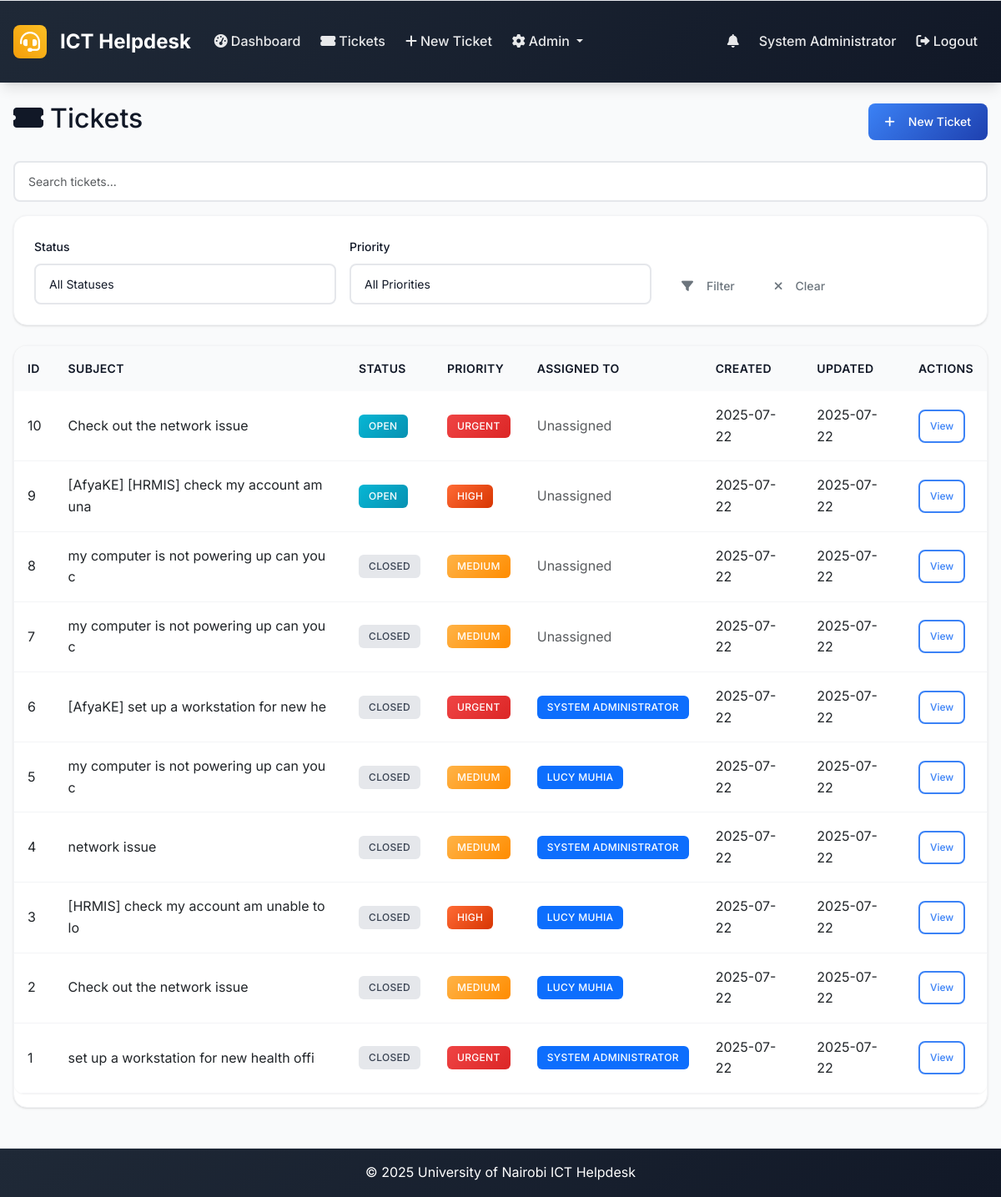
Page /tickets (signed in) on the earlier database version.
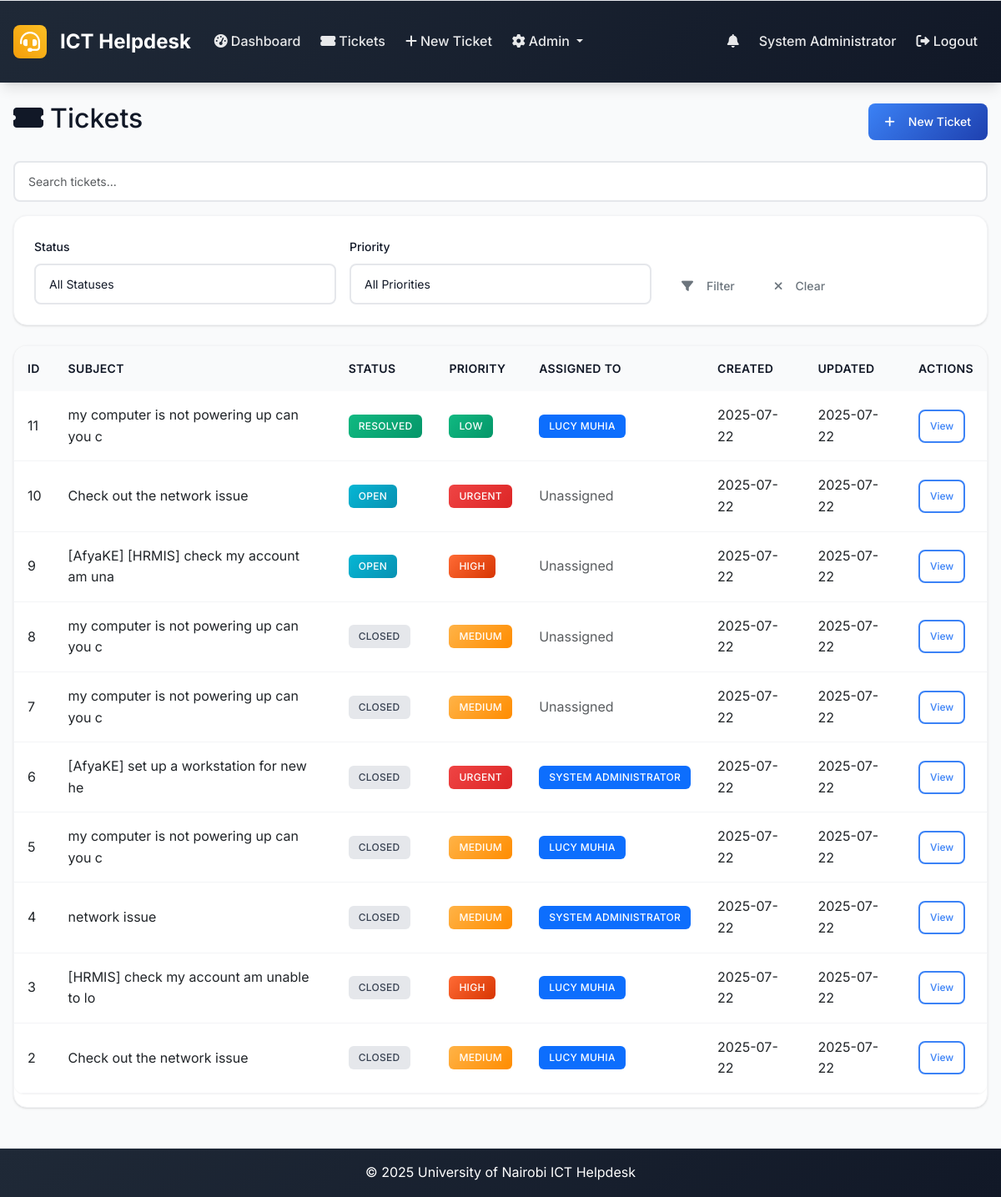
Same page on the later database version.
### models.py (models this page shows, shortened)
class User(UserMixin, db.Model):
    id = db.Column(db.Integer, primary_key=True)
    username = db.Column(db.String(64), unique=True, nullable=False)
    email = db.Column(db.String(120), unique=True, nullable=False)
    password_hash = db.Column(db.String(256), nullable=False)
    full_name = db.Column(db.String(100), nullable=False)
    role = db.Column(db.String(20), nullable=False, default='user')  # admin, intern, user
    created_at = db.Column(db.DateTime, default=datetime.utcnow)
    is_active = db.Column(db.Boolean, default=True)
    is_verified = db.Column(db.Boolean, default=False)
    verification_token = db.Column(db.String(128), nullable=True)
    tickets_created = db.relationship('Ticket', foreign_keys='Ticket.created_by_id', backref='creator', lazy='dynamic')
    assigned_tickets = db.relationship('Ticket', secondary='ticket_assignees', back_populates='assignees', lazy='selectin')
    comments = db.relationship('Comment', backref='author', lazy='dynamic')

class Ticket(db.Model):
    id = db.Column(db.Integer, primary_key=True)
    location = db.Column(db.String(200), nullable=False)
    description = db.Column(Text, nullable=False)
    status = db.Column(db.String(20), nullable=False, default='open')  # open, in_progress, resolved, closed
    priority = db.Column(db.String(20), nullable=False, default='medium')  # low, medium, high, urgent
    created_at = db.Column(db.DateTime, default=datetime.utcnow)
    updated_at = db.Column(db.DateTime, default=datetime.utcnow, onupdate=datetime.utcnow)
    closed_at = db.Column(db.DateTime)
    closed_by_id = db.Column(db.Integer, db.ForeignKey('user.id'), nullable=True)
    due_date = db.Column(db.DateTime, nullable=True)
    created_by_id = db.Column(db.Integer, db.ForeignKey('user.id'), nullable=True)
    category_id = db.Column(db.Integer, db.ForeignKey('category.id'))
    comments = db.relationship('Comment', backref='ticket', lazy='dynamic', cascade='all, delete-orphan')
    attachments = db.relationship('Attachment', backref='ticket', lazy='dynamic', cascade='all, delete-orphan')
    assignees = db.relationship('User', secondary=ticket_assignees, back_populates='assigned_tickets', lazy='selectin')
    closed_by = db.relationship('User', foreign_keys=[closed_by_id], backref='closed_tickets')

### routes.py (the view)
@app.route('/tickets')
@login_required
def tickets_list():
    page = request.args.get('page', 1, type=int)
    status_filter = request.args.get('status', '')
    priority_filter = request.args.get('priority', '')
    query = Ticket.query
    if current_user.role == 'user':
        query = query.filter_by(created_by_id=current_user.id)
    elif current_user.role == 'intern':
        query = query.filter(Ticket.assignees.any(id=current_user.id))
    if status_filter:
        query = query.filter_by(status=status_filter)
    if priority_filter:
        query = query.filter_by(priority=priority_filter)
    tickets = query.order_by(desc(Ticket.created_at)).paginate(
        page=page, per_page=10, error_out=False
    )
    return render_template('tickets_list.html', tickets=tickets, status_filter=status_filter, priority_filter=priority_filter)

### app.py (called while the page is built)
@login_manager.user_loader
def load_user(user_id):
    from models import User
    return User.query.get(int(user_id))

@app.context_processor
def inject_now():
    return {'now': datetime.utcnow}

### routes.py (called while the page is built)
@app.context_processor
def inject_datetime():
    return dict(datetime=datetime)

### templates/tickets_list.html (shortened to what this page needs)
{% extends "base.html" %}
{% block content %}
<div class="d-flex justify-content-between align-items-center mb-4">
    <h2><i class="fas fa-ticket-alt me-2"></i>Tickets</h2>
    <a href="{{ url_for('new_ticket') }}" class="btn btn-primary">
        <i class="fas fa-plus me-2"></i>New Ticket
    </a>
</div>
<div class="mb-3">
    <input type="text" id="ticket-search" class="form-control" placeholder="Search tickets...">
</div>
<div class="card mb-4">
    <div class="card-body">
        <form method="GET" class="row g-3">
            <div class="col-md-4">
                <label class="form-label">Status</label>
                <select name="status" class="form-control">
                    <option value="">All Statuses</option>
                </select>
            </div>
            <div class="col-md-4">
                <label class="form-label">Priority</label>
                <select name="priority" class="form-control">
                    <option value="">All Priorities</option>
                </select>
            </div>
            <div class="col-md-4 d-flex align-items-end">
                <button type="submit" class="btn btn-outline-secondary me-2">
                    <i class="fas fa-filter me-2"></i>Filter
                </button>
                <a href="{{ url_for('tickets_list') }}" class="btn btn-outline-secondary">
                    <i class="fas fa-times me-2"></i>Clear
                </a>
            </div>
        </form>
    </div>
</div>
<div class="card">
    <div class="table-responsive">
        <table class="table" id="tickets-table">
            <thead>
                <tr>
                    <th>ID</th>
                    <th>Subject</th>
                    <th>Status</th>
                    <th>Priority</th>
                    <th>Assigned To</th>
                    <th>Created</th>
                    <th>Updated</th>
                    <th>Actions</th>
                </tr>
            </thead>
            <tbody>
                {% for ticket in tickets.items %}
                <tr>
                    <td>{{ ticket.id }}</td>
                    <td>{{ ticket.title or ticket.description[:40] }}</td>
                    <td><span class="badge badge-status-{{ ticket.status|replace(' ', '_') }}">{{ ticket.status.title() }}</span></td>
                    <td><span class="badge priority-{{ ticket.priority }}">{{ ticket.priority.title() }}</span></td>
                    <td>
                        {% if ticket.assignees|length > 0 %}
                            {% for user in ticket.assignees %}
                                <span class="badge bg-primary">{{ user.full_name }}</span>{% if not loop.last %}, {% endif %}
                            {% endfor %}
                        {% else %}
                            <span class="text-muted">Unassigned</span>
                        {% endif %}
                    </td>
                    <td>{{ ticket.created_at.strftime('%Y-%m-%d') }}</td>
                    <td>{{ ticket.updated_at.strftime('%Y-%m-%d') }}</td>
                    <td>
                        <a href="{{ url_for('ticket_detail', id=ticket.id) }}" class="btn btn-sm btn-outline-primary">View</a>
                    </td>
                </tr>
                {% endfor %}
            </tbody>
        </table>
    </div>
</div>
{% endblock %}

### templates/base.html (shortened to what this page needs)
<!DOCTYPE html>
<html lang="en">
<head>
    <link href="https://cdn.jsdelivr.net/npm/bootstrap@5.3.0/dist/css/bootstrap.min.css" rel="stylesheet">
    <link href="https://cdnjs.cloudflare.com/ajax/libs/font-awesome/6.0.0/css/all.min.css" rel="stylesheet">
    <link href="{{ url_for('static', filename='css/custom.css') }}" rel="stylesheet">
</head>
<body>
    <nav class="navbar navbar-expand-lg navbar-dark footer-sky">
        <div class="container-fluid px-3">
            <a class="navbar-brand" href="{{ url_for('index') }}">
                <i class="fas fa-headset me-2"></i>ICT Helpdesk
            </a>
            <div class="collapse navbar-collapse" id="navbarNav">
                <ul class="navbar-nav me-auto mb-2 mb-lg-0">
                    {% if current_user.is_authenticated %}
                    <li class="nav-item">
                        <a class="nav-link" href="{{ url_for('dashboard') }}">
                            <i class="fas fa-tachometer-alt me-1"></i>Dashboard
                        </a>
                    </li>
                    <li class="nav-item">
                        <a class="nav-link" href="{{ url_for('tickets_list') }}">
                            <i class="fas fa-ticket-alt me-1"></i>Tickets
                        </a>
                    </li>
                    <li class="nav-item">
                        <a class="nav-link" href="{{ url_for('new_ticket') }}">
                            <i class="fas fa-plus me-1"></i>New Ticket
                        </a>
                    </li>
                    {% if current_user.role == 'admin' %}
                    <li class="nav-item dropdown">
                        <a class="nav-link dropdown-toggle" href="#" role="button" data-bs-toggle="dropdown" aria-expanded="false">
                            <i class="fas fa-cog me-1"></i>Admin
                        </a>
                    </li>
                    {% endif %}
                    {% endif %}
                </ul>
                <ul class="navbar-nav ms-auto mb-2 mb-lg-0">
                    {% if current_user.is_authenticated %}
                    {% if current_user.role in ['admin', 'intern'] %}
                    <li class="nav-item dropdown">
                        <a class="nav-link position-relative" href="#" id="notificationsDropdown" role="button" data-bs-toggle="dropdown" aria-expanded="false">
                            <i class="fas fa-bell"></i>
                        </a>
                    </li>
                    {% endif %}
                    <li class="nav-item">
                        <span class="nav-link">{{ current_user.full_name }}</span>
                    </li>
                    <li class="nav-item">
                        <a class="nav-link" href="{{ url_for('logout') }}"><i class="fas fa-sign-out-alt"></i> Logout</a>
                    </li>
                    {% endif %}
                </ul>
            </div>
        </div>
    </nav>
    <main class="container-fluid my-4 px-3">
        {% block content %}{% endblock %}
    </main>
    <footer class="footer-sky py-3 mt-5">
        <div class="container text-center">
            <span>&copy; {{ datetime.utcnow().year }} University of Nairobi ICT Helpdesk</span>
        </div>
    </footer>
</body>
</html>

Differences in the rows shown:
no longer on this page (row unchanged): Ticket: id "1", description "set up a workstation for new health offi", status "CLOSED", priority "URGENT", created_at "2025-07-22", updated_at "2025-07-22", User (full_name "SYSTEM ADMINISTRATOR")
added Ticket: id "11", description "my computer is not powering up can you c", status "RESOLVED", priority "LOW", created_at "2025-07-22", updated_at "2025-07-22", User (full_name "LUCY MUHIA")
